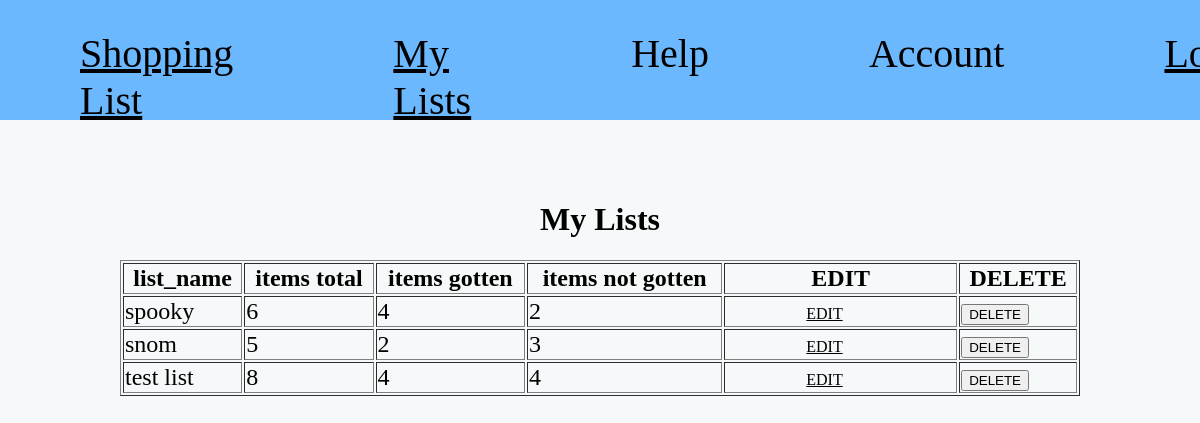
The page /my_lists on the database its author committed.
### tables this page shows
CREATE TABLE "lists" (list_id INTEGER NOT NULL PRIMARY KEY, list_name TEXT, "items" INTEGER, user_id INTEGER REFERENCES user (user_id));

### shopping_list.py (the view)
@app.route("/my_lists", methods=["GET", "POST"])
def my_lists():
    sql = """SELECT lists.list_id, lists.list_name,
    COUNT(list_contents.item_id) AS total_items,
    SUM(CASE WHEN list_contents.ticked = 1 THEN 1 ELSE 0 END) AS items_gotten,
    SUM(CASE WHEN list_contents.ticked = 0 THEN 1 ELSE 0 END) AS items_not_gotten
    FROM lists
    LEFT JOIN list_contents ON lists.list_id = list_contents.list_id
    GROUP BY lists.list_id;"""
    results = query_db(sql)
    return render_template("my_lists.html", list=results)

### shopping_list.py (called while the page is built)
def get_db():
    db = getattr(g, '_database', None)
    if db is None:
        db = g._database = sqlite3.connect(DATABASE)
        db.row_factory = sqlite3.Row
    return db

@app.teardown_appcontext
def close_connection(exception):
    db = getattr(g, '_database', None)
    if db is not None:
        db.close()

def query_db(query, args=(), one=False):
    cur = get_db().execute(query, args)
    rv = cur.fetchall()
    cur.close()
    return (rv[0] if rv else None) if one else rv

### templates/my_lists.html
{% extends "index.html" %}
{% block body %}
<h1>My Lists</h1>
<table border="1">
    <tr>
        <th>list_name</th>
        <th>items total</th>
        <th>items gotten</th>
        <th>items not gotten</th>
        <th>EDIT</th>
        <th>DELETE</th>
    </tr>
    {% for contents in list %}
    <tr>
        <td>{{ contents.list_name }}</td>
        <td>{{ contents.total_items }}</td>
        <td>{{ contents.items_gotten }}</td>
        <td>{{ contents.items_not_gotten }}</td>
        <td><a href="{{ url_for('list_route', list_id=contents.list_id)}}" style="font-size: medium;">EDIT</a></td>
        <td><form>
            <input type="button" value="DELETE">
        </form></td>
    </tr>
    {% endfor %}
</table>
{% endblock  %}

### static/style.css (style rules this page uses)
a { padding: 30px 80px; color: black; font-size: 40px; }
body { background-color: #f6f9f9; width: 80%; margin: 180px auto; display: flex; flex-direction: column; justify-content: center; align-items: center; }
table { width: 100%; font-size: 3vh; }

### rows shown on the page
lists: list_name "spooky", total_items "6", items_gotten "4", items_not_gotten "2"
lists: list_name "snom", total_items "5", items_gotten "2", items_not_gotten "3"
lists: list_name "test list", total_items "8", items_gotten "4", items_not_gotten "4"
